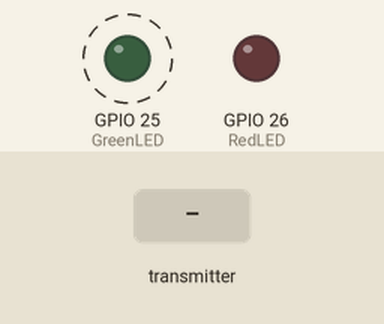
This program was run on a simulated ESP32. On the bench: output pins drawn as LEDs (lit = HIGH). Dashed ring = blinking. The inputs (shaded band) are chosen by the test bench. What the program prints to the serial monitor is not drawn.

Above: at 1.2 s.
1.3 s: the transmitter starts sending temp = 0
Timing chart, 0 to 10.0 s (numbered marks = the images above; inputs shaded):
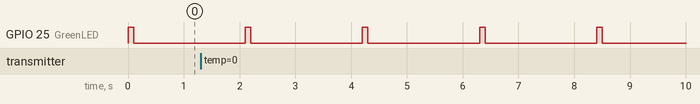

Measured:
- by itself, GPIO 25 (GreenLED): alternates HIGH for 0.10 s and LOW for 2.0 s

The program:

main.cpp
```cpp
// Time Share/Split Testing
// Firefighter A:
// Node time splits its antenna usage between ESP-NOW, BTLE, and WiFi.
// Node must confirm successful query and receive data from sensors

#include <Arduino.h>
#include <esp_now.h>
#include <WiFi.h>

// MAC Addresses of L and R ESPs
// Use MAC Address of RECEIVER(s)
//uint8_t broadcastAddress_TL[] = {0x90,0x38,0x0C,0xED,0x67,0x70}; // Top Left - FFA
uint8_t broadcastAddress_TR[] = {0xC0,0x49,0xEF,0x44,0xDB,0x54}; // Top Right -
uint8_t broadcastAddress_BL[] = {0xC8,0xF0,0x9E,0x2C,0x1B,0x48}; // Bottom Left - WiFi Node
uint8_t broadcastAddress_BR[] = {0x08,0xB6,0x1F,0x3D,0x3A,0x0 }; // Bottom Right -

// Pins of debug LEDs
const int GreenLED = 25;
const int RedLED = 26;

//Variable of incoming temperature
float globalTemp;

//Variable to query temperature
bool request_temperature;

//String to store if sending data was successful
String success;

// *** MUST MATCH THE RECEIVER STRUCTURE ***
typedef struct struct_message {
    float temp;
    bool request;
} struct_message;

// Create a struct_message to hold incoming temp from other ESP
struct_message IncomingTemp;

// Create a struct_message to send to temp probe to request data
struct_message QueryTemp;

esp_now_peer_info_t peerInfo;

// Callback when data is sent
void OnDataSent(const uint8_t *mac_addr, esp_now_send_status_t status) {
  Serial.print("\r\nLast Packet Send Status:\t");
  Serial.println(status == ESP_NOW_SEND_SUCCESS ? "Delivery Success" : "Delivery Fail");
  if (status ==0){
    success = "Delivery Success :)";
    digitalWrite(RedLED, LOW);
  }
  else{
    success = "Delivery Fail :(";
    digitalWrite(RedLED, HIGH);
  }
}

// Callback when data is received
void OnDataRecv(const uint8_t * mac, const uint8_t *incomingData, int len) {
  memcpy(&IncomingTemp, incomingData, sizeof(IncomingTemp));
  Serial.print("Bytes received: ");
  Serial.println(len);
  globalTemp = IncomingTemp.temp;
}

//Print the other ESP's temperature to serial monitor
void printTempReadings()
{
  Serial.print("Temperature: ");
  Serial.print(globalTemp);
  Serial.println();
}


void setup()
{
  Serial.begin(115200);
  //Set ESP as WiFi Station
  WiFi.mode(WIFI_STA);
  //Init ESP-NOW
  if (esp_now_init() != ESP_OK) {
    Serial.println("Error initializing ESP-NOW");
    return;
  }
  esp_now_register_send_cb(OnDataSent);

  //Register Peer
  memcpy(peerInfo.peer_addr, broadcastAddress_TR, 6);
  peerInfo.channel = 0;
  peerInfo.encrypt = false;

  //Add Peer
  if (esp_now_add_peer(&peerInfo) != ESP_OK){
    Serial.println("Failed to add peer");
    return;
  }
  // Register for a callback function that will be called when data is received
  esp_now_register_send_cb(OnDataSent);
  esp_now_register_recv_cb(OnDataRecv);

  // Setup LED pins
  pinMode(GreenLED, OUTPUT);
  pinMode(RedLED, OUTPUT);
}

void loop()
{
  IncomingTemp.request = 0;
  QueryTemp.temp = 0;
  QueryTemp.request = 1;
  digitalWrite(GreenLED, HIGH);
  esp_now_send(broadcastAddress_TR, (uint8_t *) &QueryTemp, sizeof(QueryTemp));
  delay(100);
  if(IncomingTemp.request = 1){
    printTempReadings();
    QueryTemp.request = 0;
    digitalWrite(GreenLED, LOW);
    esp_now_send(broadcastAddress_TR, (uint8_t *) &QueryTemp, sizeof(QueryTemp));
    delay(2000);
  }
}
```
